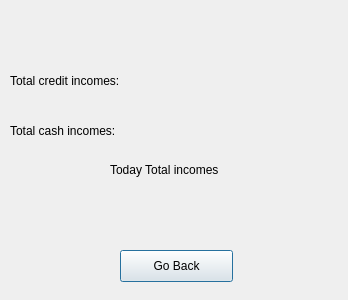
<?xml version="1.0" encoding="UTF-8"?>
<ui version="4.0">
 <class>todayincomespage</class>
 <widget class="QDialog" name="todayincomespage">
  <property name="geometry">
   <rect>
    <x>0</x>
    <y>0</y>
    <width>348</width>
    <height>300</height>
   </rect>
  </property>
  <property name="windowTitle">
   <string>Dialog</string>
  </property>
  <widget class="QLabel" name="label">
   <property name="geometry">
    <rect>
     <x>10</x>
     <y>60</y>
     <width>141</width>
     <height>41</height>
    </rect>
   </property>
   <property name="text">
    <string>Total credit incomes:</string>
   </property>
  </widget>
  <widget class="QLabel" name="label_2">
   <property name="geometry">
    <rect>
     <x>10</x>
     <y>110</y>
     <width>141</width>
     <height>41</height>
    </rect>
   </property>
   <property name="text">
    <string>Total cash incomes:</string>
   </property>
  </widget>
  <widget class="QLabel" name="label_3">
   <property name="geometry">
    <rect>
     <x>110</x>
     <y>160</y>
     <width>131</width>
     <height>20</height>
    </rect>
   </property>
   <property name="text">
    <string>Today Total incomes</string>
   </property>
  </widget>
  <widget class="QLabel" name="TodayCredit">
   <property name="geometry">
    <rect>
     <x>160</x>
     <y>70</y>
     <width>60</width>
     <height>16</height>
    </rect>
   </property>
   <property name="text">
    <string/>
   </property>
  </widget>
  <widget class="QLabel" name="todayCash">
   <property name="geometry">
    <rect>
     <x>160</x>
     <y>120</y>
     <width>60</width>
     <height>16</height>
    </rect>
   </property>
   <property name="text">
    <string/>
   </property>
  </widget>
  <widget class="QLabel" name="TodayTotal">
   <property name="geometry">
    <rect>
     <x>140</x>
     <y>190</y>
     <width>71</width>
     <height>16</height>
    </rect>
   </property>
   <property name="text">
    <string/>
   </property>
  </widget>
  <widget class="QPushButton" name="gobackButton">
   <property name="geometry">
    <rect>
     <x>120</x>
     <y>250</y>
     <width>113</width>
     <height>32</height>
    </rect>
   </property>
   <property name="text">
    <string>Go Back</string>
   </property>
  </widget>
 </widget>
 <resources/>
 <connections/>
</ui>
